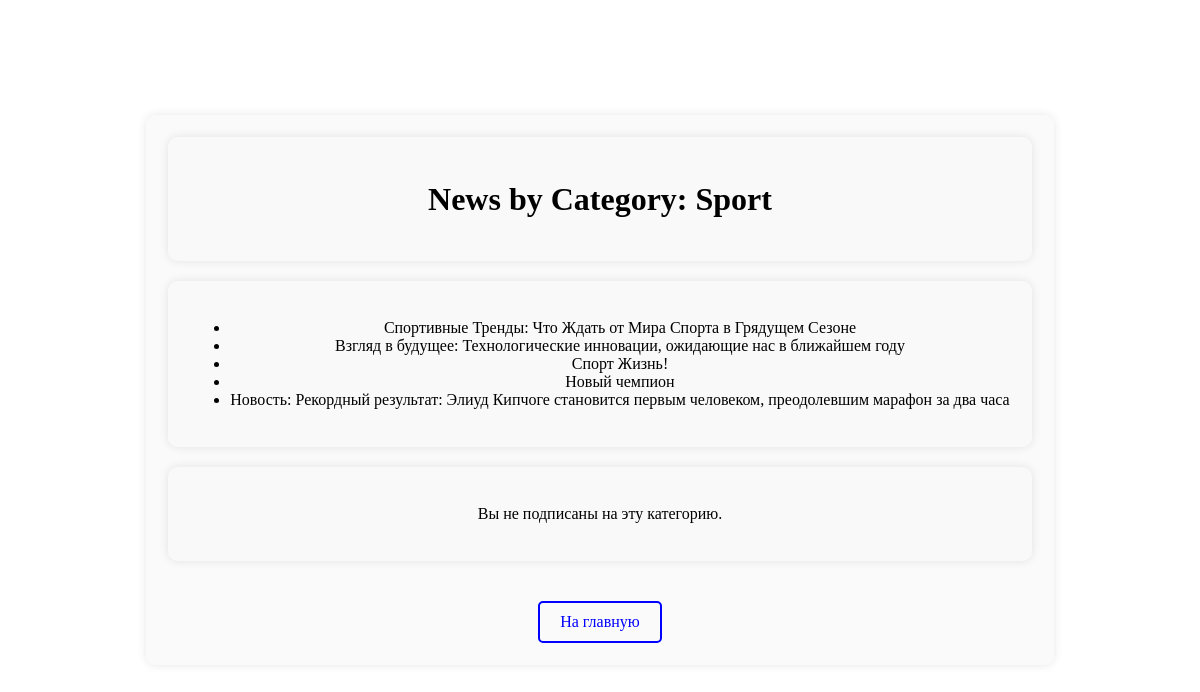
The app's page /category/1/, older data.
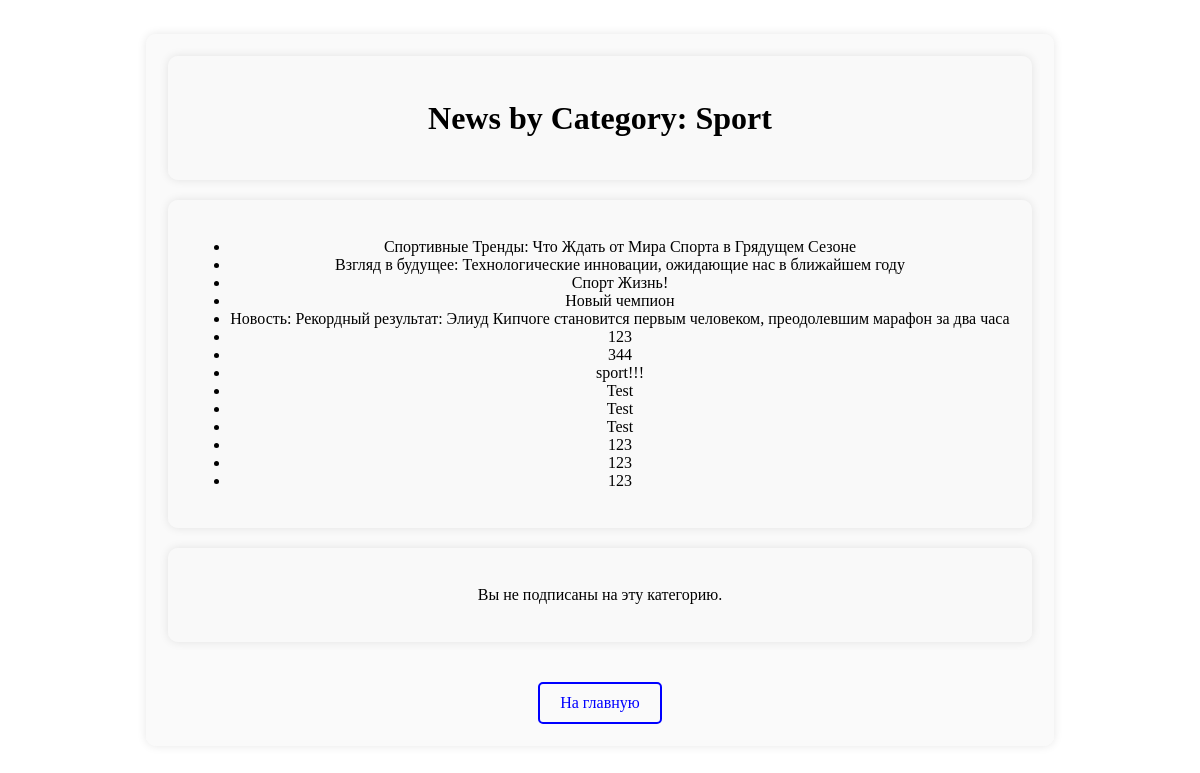
The same page, newer data.
### news/models.py (models this page shows, shortened)
class Post(models.Model):
    author = models.ForeignKey(
        Author, on_delete=models.CASCADE)  # Ссылка на автора
    post_type_choices = [('article', 'Article'), ('news', 'News')]
    post_type = models.CharField(max_length=10, choices=post_type_choices)
    created_at = models.DateTimeField(auto_now_add=True)
    categories = models.ManyToManyField(Category, through='PostCategory')
    title = models.CharField(max_length=255)
    content = models.TextField()
    rating = models.IntegerField(default=0)

### news/views.py (the view)
def category_news(request, category_id):
    category = Category.objects.get(pk=category_id)
    subscriber_count = category.subscribers.count()
    posts = Post.objects.filter(categories=category)
    is_subscribed = category.subscribers.filter(pk=request.user.pk).exists()
    return render(request, 'news/category_news.html',
                  {'category': category,
                   'posts': posts,
                   'subscriber_count': subscriber_count,
                   'is_subscribed': is_subscribed})

### news/context_processors.py (called while the page is built)
def real_time(request):
    city = 'Europe/Moscow'
    real_time = datetime.now(pytz.timezone(city))
    return {'real_time': real_time}

### templates/news/category_news.html (shortened to what this page needs)
<!DOCTYPE html>
<html lang="en">
<head>
</head>
<body>
    <div class="content">
        <div class="frame">
            <h1>News by Category: {{ category.name }}</h1>
        </div>
        <div class="frame">
            <ul>
                {% for post in posts %}
                    <li>{{ post.title }}</li>
                {% endfor %}
            </ul>
        </div>
{% if is_subscribed %}
    <div class="frame subscribed-message">
        <p>Вы подписались на эту категорию.</p>
    </div>
{% else %}
    <div class="frame subscribed-message">
        <p>Вы не подписаны на эту категорию.</p>
    </div>
{% endif %}
        <a href="/1" class="main-link">На главную</a>
    </div>
</body>
</html>

Row changes from the older to the newer data that the page shows:
added Post: title "123"
added Post: title "344"
added Post: title "sport!!!"
added Post: title "Test"
added Post: title "Test"
added Post: title "Test"
added Post: title "123"
added Post: title "123"
added Post: title "123"
